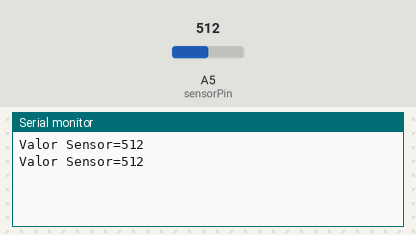
The sketch below on a simulated Arduino Uno, built with avr-gcc and run on an emulated ATmega328P. On the bench: the last lines printed to the serial monitor. The test bench sets the inputs (shaded band); at power-on: A5 (sensorPin) = 512.

Above: at 1.8 s.
1.9 s: A5 (sensorPin) set to 716
At 2.5 s:
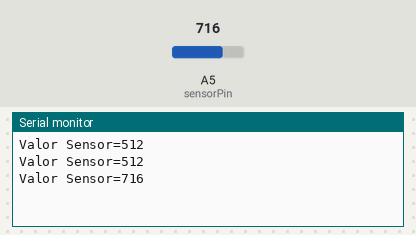
3.4 s: A5 (sensorPin) set to 900
At 4.8 s:
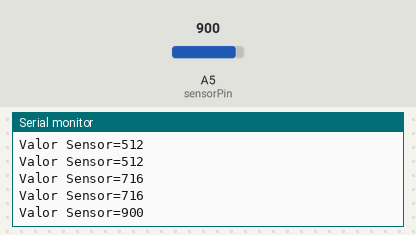
Timing chart, 0 to 6.4 s (numbered marks = the images above; inputs shaded):
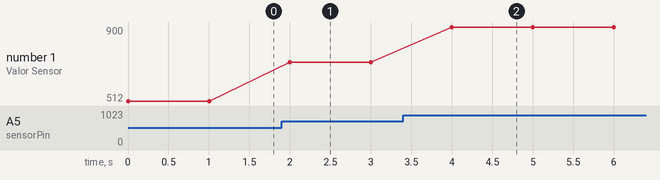

Measured:
- after the input at 1.9 s, the serial monitor: prints a new line after 0.10 s (image 1)
- after the input at 3.4 s, the serial monitor: prints a new line after 0.60 s (image 2)
- plotted number 1: 512 → 716 after the input at 1.9 s, 716 → 900 after the input at 3.4 s

The sketch:

Monitorizacion_sensores.ino
```cpp
/*
 * Programa para monitorizar sensores
 * y conocer que valores da según las condiciones
 * Noviembre 2017
 * Jose Pujol
 */

const int sensorPin = A5;    // establece el pin del sensor
int sensorValue = 0;        // variable para almacenar el valor del sensor

void setup() {
  // abre el puerto serie
  // y establece la velocidad de conexion en baudios
  Serial.begin(9600);
}

void loop() {
  // lee el valor del sensor
  sensorValue = analogRead(sensorPin);
  // Imprime un texto
  Serial.print("Valor Sensor=");
  // Imprime el valor de la variable por el puerto serie
  Serial.println(sensorValue);
  // tiempo de espera para visibilidad
  delay(1000);
}
```
